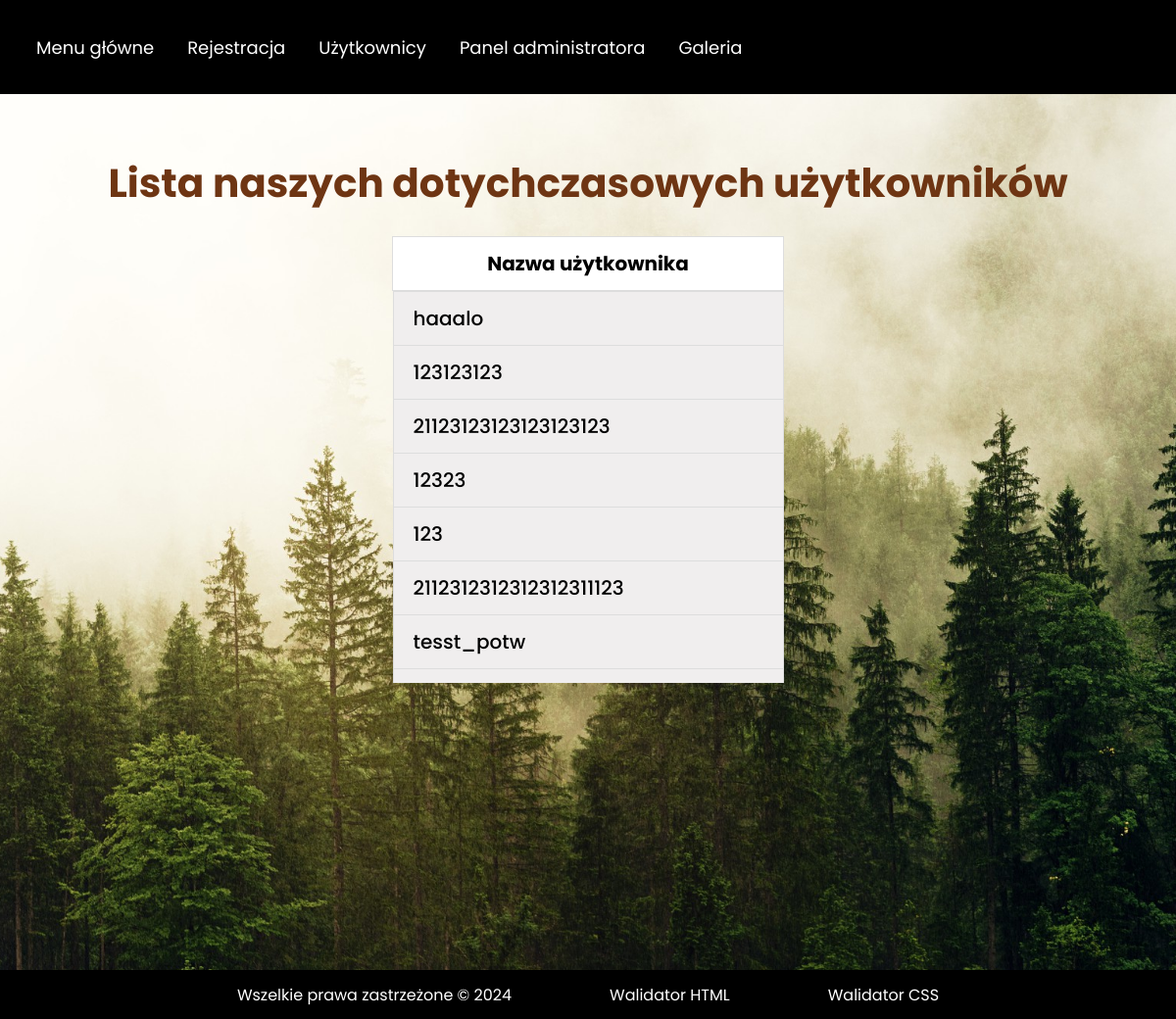
The page /panel on the database its author committed.
### backend.py (models this page shows, shortened)
class User(db.Model):
    id = db.Column(db.Integer, primary_key=True)
    name = db.Column(db.String(80), nullable=False)
    email = db.Column(db.String(120), unique=True, nullable=False)
    password = db.Column(db.String(80), nullable=False)

### backend.py (the view)
@app.route('/panel')
def panel():
    users = User.query.all()  # Pobierz użytkowników z bazy danych (przykład)
    return render_template('panel.html', users=users)  # Wczytanie szablonu panel.html

### templates/panel.html (shortened to what this page needs)
<!DOCTYPE html>
<html lang="en">
  <head>
    <link rel="stylesheet" href="/static/styles.css" />
  </head>
  <body>
    <div class="container">
      <nav>
        <div class="navbar">
          <ul class="nav-links">
            <li><a href="/index">Menu główne</a></li>
            <li><a href="/formularz">Rejestracja</a></li>
            <li><a href="/panel">Użytkownicy</a></li>
            <li><a href="/admin">Panel administratora</a></li>
            <li><a href="/galeria">Galeria</a></li>
          </ul>
        </div>
      </nav>
      <div class="hero">
        <div class="h1-form">
          <h2>Lista naszych dotychczasowych użytkowników</h2>
        </div>
        <div class="table_users">
          <table>
            <thead>
              <tr>
                <th>Nazwa użytkownika</th>
              </tr>
            </thead>
            <tbody>
               {% for user in users %}
              <tr>
                <td>{{ user.name }}</td>
              </tr>
              {% endfor %}
            </tbody>
          </table>
        </div>
      </div>
      <footer class="footer_style">
        <div class="footer_item">
          <p>Wszelkie prawa zastrzeżone &copy; 2024</p>
        </div>
        <div class="footer_item">
          <a href="https://validator.w3.org/#validate_by_upload"
            >Walidator HTML</a
          >
        </div>
        <div class="footer_item">
          <a href="https://jigsaw.w3.org/css-validator/">Walidator CSS</a>
        </div>
      </footer>
    </div>
  </body>
</html>

### static/styles.css (style rules this page uses)
* { margin: 0; padding: 0; font-family: "Poppins"; box-sizing: border-box; }
body { display: flex; flex-direction: column; }
html { height: 100%; }
a { text-decoration: none; }
.container { width: 100%; min-height: 130vh; background-image: url("/static/images/green-pine-trees-covered-with-fog.jpg"); background-size: cover; background-position: center; opacity: 100%; display: flex; flex-direction: column; }
.navbar { display: flex; justify-content: space-between; align-items: center; padding: 10px 20px; background-color: black; height: 12vh; }
.nav-links { display: flex; flex-wrap: wrap; margin: 0; }
.nav-links li { list-style: none; margin: 5px 12px; }
.nav-links li a { cursor: pointer; position: relative; text-decoration: none; color: white; font-size: 18px; padding: 5px; transition: color 0.3s ease; align-items: center; }
.nav-links li a::before { content: ""; position: absolute; bottom: -10px; left: 0; width: 0%; height: 3px; background-color: brown; transition: all 0.5s; }
.hero { font-size: 25px; height: 70vh; display: flex; align-items: center; flex-direction: column; padding-top: 0%; }
.h1-form { display: flex; justify-content: center; align-items: center; padding-top: 5%; padding-bottom: 2%; color: rgb(110, 53, 19); font-size: 27px; width: 100%; }
.table_users { display: flex; justify-content: center; align-items: center; font-size: 20px; font-weight: 500; color: rgb(0, 0, 0); }
.table_users tbody { display: block; max-height: 400px; overflow-y: auto; width: 100%; }
table { width: 100%; font-size: 20px; border-collapse: collapse; min-width: 400px; }
th, td { padding: 12px 20px; text-align: left; border: 1px solid #ddd; overflow-wrap: anywhere; max-width: 200px; }
th { background-color: #ffffff; font-weight: bold; min-width: 100%; text-align: center; }
tr { background-color: #f0eeee; }
th:first-child, td:first-child { width: 20%; min-width: 50px; }
.footer_style { background-color: black; width: 100%; height: 50px; margin-top: auto; opacity: 1; z-index: 1; display: flex; align-items: center; justify-content: center; }
.footer_item { color: white; z-index: 2; display: inline-block; margin: 50px; }
.footer_item a { color: white; text-decoration: none; }
@media (max-width: 1500px) { .h1-form { text-align: center; align-items: center; } }

### rows shown on the page
User: name "haaalo"
User: name "123123123"
User: name "21123123123123123123"
User: name "12323"
User: name "123"
User: name "2112312312312312311123"
User: name "tesst_potw"
